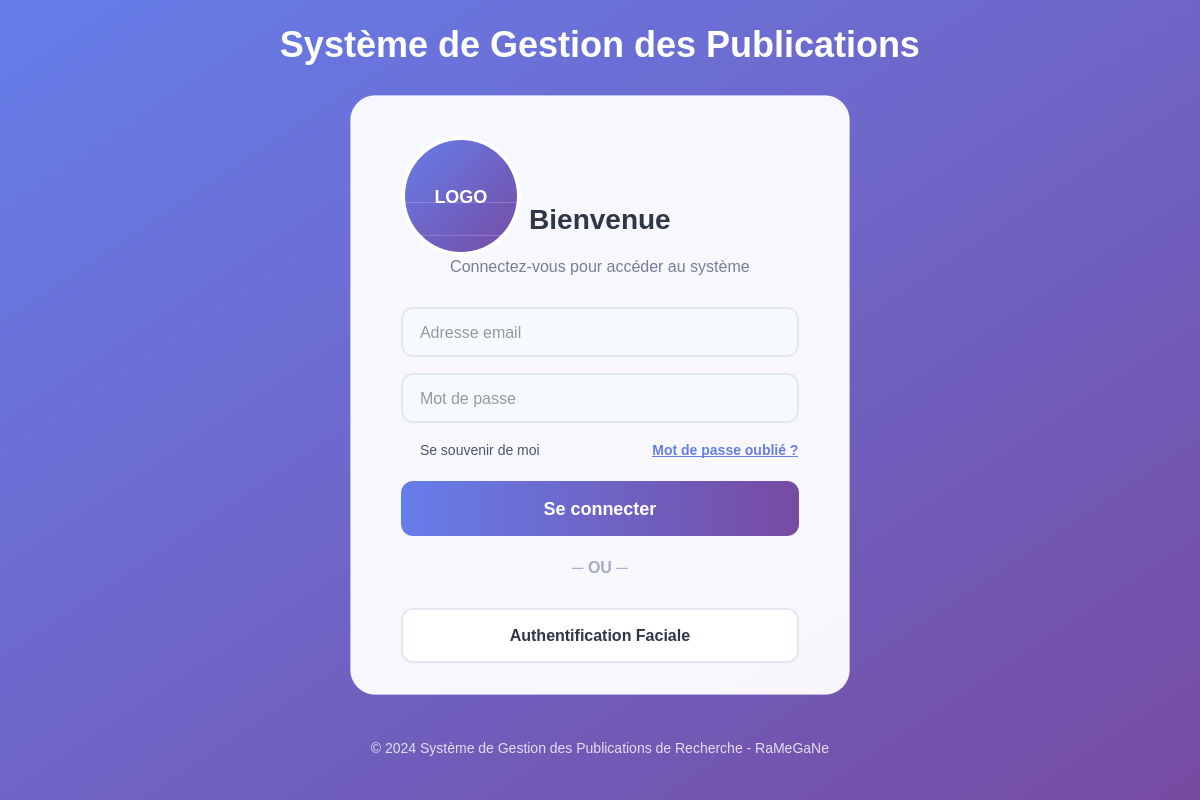
<?xml version="1.0" encoding="UTF-8"?>
<ui version="4.0">
 <class>Login</class>
 <widget class="QWidget" name="Login">
  <property name="geometry">
   <rect>
    <x>0</x>
    <y>0</y>
    <width>1200</width>
    <height>800</height>
   </rect>
  </property>
  <property name="minimumSize">
   <size>
    <width>1200</width>
    <height>800</height>
   </size>
  </property>
  <property name="windowTitle">
   <string>Login - Système de Gestion des Publications de Recherche</string>
  </property>
  <property name="styleSheet">
   <string notr="true">QWidget {
    background: qlineargradient(x1:0, y1:0, x2:1, y2:1, stop:0 #667eea, stop:1 #764ba2);
}</string>
  </property>
  <layout class="QVBoxLayout" name="mainLayout">
   <property name="spacing">
    <number>0</number>
   </property>
   <property name="leftMargin">
    <number>0</number>
   </property>
   <property name="topMargin">
    <number>0</number>
   </property>
   <property name="rightMargin">
    <number>0</number>
   </property>
   <property name="bottomMargin">
    <number>0</number>
   </property>
   <item>
    <spacer name="topSpacer">
     <property name="orientation">
      <enum>Qt::Orientation::Vertical</enum>
     </property>
     <property name="sizeType">
      <enum>QSizePolicy::Policy::Expanding</enum>
     </property>
     <property name="sizeHint" stdset="0">
      <size>
       <width>20</width>
       <height>0</height>
      </size>
     </property>
    </spacer>
   </item>
   <item>
    <widget class="QLabel" name="mainTitle">
     <property name="styleSheet">
      <string notr="true">font-size: 36px;
font-weight: 700;
color: white;
background-color: transparent;
text-align: center;</string>
     </property>
     <property name="text">
      <string>Système de Gestion des Publications</string>
     </property>
     <property name="alignment">
      <set>Qt::AlignmentFlag::AlignCenter</set>
     </property>
    </widget>
   </item>
   <item>
    <spacer name="spacerBeforeCard">
     <property name="orientation">
      <enum>Qt::Orientation::Vertical</enum>
     </property>
     <property name="sizeHint" stdset="0">
      <size>
       <width>20</width>
       <height>30</height>
      </size>
     </property>
    </spacer>
   </item>
   <item>
    <layout class="QHBoxLayout" name="centeringLayout">
     <item>
      <spacer name="horizontalSpacerLeft">
       <property name="orientation">
        <enum>Qt::Orientation::Horizontal</enum>
       </property>
       <property name="sizeHint" stdset="0">
        <size>
         <width>40</width>
         <height>20</height>
        </size>
       </property>
      </spacer>
     </item>
     <item>
      <widget class="QFrame" name="loginCard">
       <property name="minimumSize">
        <size>
         <width>500</width>
         <height>600</height>
        </size>
       </property>
       <property name="maximumSize">
        <size>
         <width>500</width>
         <height>600</height>
        </size>
       </property>
       <property name="styleSheet">
        <string notr="true">QFrame {
    background-color: rgba(255, 255, 255, 0.95);
    border-radius: 25px;
    border: 1px solid rgba(255, 255, 255, 0.2);
}</string>
       </property>
       <property name="frameShape">
        <enum>QFrame::Shape::StyledPanel</enum>
       </property>
       <property name="frameShadow">
        <enum>QFrame::Shadow::Raised</enum>
       </property>
       <layout class="QVBoxLayout" name="cardLayout">
        <property name="spacing">
         <number>20</number>
        </property>
        <property name="leftMargin">
         <number>50</number>
        </property>
        <property name="topMargin">
         <number>40</number>
        </property>
        <property name="rightMargin">
         <number>50</number>
        </property>
        <property name="bottomMargin">
         <number>40</number>
        </property>
        <item>
         <widget class="QLabel" name="logoPlaceholder">
          <property name="minimumSize">
           <size>
            <width>120</width>
            <height>120</height>
           </size>
          </property>
          <property name="maximumSize">
           <size>
            <width>120</width>
            <height>120</height>
           </size>
          </property>
          <property name="styleSheet">
           <string notr="true">QLabel {
    background: qlineargradient(x1:0, y1:0, x2:1, y2:1, stop:0 #667eea, stop:1 #764ba2);
    border-radius: 60px;
    border: 4px solid white;
    color: white;
    font-weight: bold;
    font-size: 18px;
}</string>
          </property>
          <property name="text">
           <string>LOGO</string>
          </property>
          <property name="alignment">
           <set>Qt::AlignmentFlag::AlignCenter</set>
          </property>
         </widget>
        </item>
        <item>
         <widget class="QLabel" name="welcomeLabel">
          <property name="styleSheet">
           <string notr="true">font-size: 28px;
font-weight: 600;
color: #2d3748;
background-color: transparent;
text-align: center;</string>
          </property>
          <property name="text">
           <string>Bienvenue</string>
          </property>
          <property name="alignment">
           <set>Qt::AlignmentFlag::AlignCenter</set>
          </property>
         </widget>
        </item>
        <item>
         <spacer name="fieldSpacer1">
          <property name="orientation">
           <enum>Qt::Orientation::Vertical</enum>
          </property>
          <property name="sizeHint" stdset="0">
           <size>
            <width>20</width>
            <height>10</height>
           </size>
          </property>
         </spacer>
        </item>
        <item>
         <widget class="QLabel" name="instructionLabel">
          <property name="styleSheet">
           <string notr="true">font-size: 16px;
font-weight: 400;
color: #718096;
background-color: transparent;
text-align: center;
margin-bottom: 10px;</string>
          </property>
          <property name="text">
           <string>Connectez-vous pour accéder au système</string>
          </property>
          <property name="alignment">
           <set>Qt::AlignmentFlag::AlignCenter</set>
          </property>
         </widget>
        </item>
        <item>
         <widget class="QLineEdit" name="emailEdit">
          <property name="minimumSize">
           <size>
            <width>0</width>
            <height>50</height>
           </size>
          </property>
          <property name="styleSheet">
           <string notr="true">QLineEdit {
    background-color: #f7fafc;
    border: 2px solid #e2e8f0;
    border-radius: 12px;
    padding: 0px 15px;
    font-size: 16px;
    color: #2d3748;
}
QLineEdit:focus {
    border: 2px solid #667eea;
    background-color: white;
}</string>
          </property>
          <property name="placeholderText">
           <string>Adresse email</string>
          </property>
         </widget>
        </item>
        <item>
         <widget class="QLineEdit" name="passwordEdit">
          <property name="minimumSize">
           <size>
            <width>0</width>
            <height>50</height>
           </size>
          </property>
          <property name="styleSheet">
           <string notr="true">QLineEdit {
    background-color: #f7fafc;
    border: 2px solid #e2e8f0;
    border-radius: 12px;
    padding: 0px 15px;
    font-size: 16px;
    color: #2d3748;
}
QLineEdit:focus {
    border: 2px solid #667eea;
    background-color: white;
}</string>
          </property>
          <property name="echoMode">
           <enum>QLineEdit::EchoMode::Password</enum>
          </property>
          <property name="placeholderText">
           <string>Mot de passe</string>
          </property>
         </widget>
        </item>
        <item>
         <layout class="QHBoxLayout" name="optionsLayout">
          <item>
           <widget class="QCheckBox" name="rememberCheck">
            <property name="styleSheet">
             <string notr="true">QCheckBox {
    color: #4a5568;
    font-size: 14px;
    background-color: transparent;
}</string>
            </property>
            <property name="text">
             <string>Se souvenir de moi</string>
            </property>
           </widget>
          </item>
          <item>
           <spacer name="horizontalSpacer">
            <property name="orientation">
             <enum>Qt::Orientation::Horizontal</enum>
            </property>
            <property name="sizeHint" stdset="0">
             <size>
              <width>40</width>
              <height>20</height>
             </size>
            </property>
           </spacer>
          </item>
          <item>
           <widget class="QPushButton" name="forgotPasswordBtn">
            <property name="styleSheet">
             <string notr="true">QPushButton {
    background-color: transparent;
    color: #667eea;
    border: none;
    font-size: 14px;
    font-weight: 500;
    text-decoration: underline;
}
QPushButton:hover {
    color: #764ba2;
}</string>
            </property>
            <property name="text">
             <string>Mot de passe oublié ?</string>
            </property>
           </widget>
          </item>
         </layout>
        </item>
        <item>
         <widget class="QPushButton" name="loginBtn">
          <property name="minimumSize">
           <size>
            <width>0</width>
            <height>55</height>
           </size>
          </property>
          <property name="styleSheet">
           <string notr="true">QPushButton {
    background: qlineargradient(x1:0, y1:0, x2:1, y2:0, stop:0 #667eea, stop:1 #764ba2);
    color: white;
    border: none;
    border-radius: 12px;
    font-size: 18px;
    font-weight: 600;
}
QPushButton:hover {
    background: qlineargradient(x1:0, y1:0, x2:1, y2:0, stop:0 #5a6fd8, stop:1 #6a4091);
}
QPushButton:pressed {
    background: qlineargradient(x1:0, y1:0, x2:1, y2:0, stop:0 #4a5cc7, stop:1 #5a3579);
}</string>
          </property>
          <property name="text">
           <string>Se connecter</string>
          </property>
         </widget>
        </item>
        <item>
         <widget class="QLabel" name="orLabel">
          <property name="styleSheet">
           <string notr="true">font-size: 16px;
font-weight: 500;
color: #a0aec0;
background-color: transparent;
text-align: center;
margin: 10px 0px;</string>
          </property>
          <property name="text">
           <string>─ OU ─</string>
          </property>
          <property name="alignment">
           <set>Qt::AlignmentFlag::AlignCenter</set>
          </property>
         </widget>
        </item>
        <item>
         <widget class="QPushButton" name="facialAuthBtn">
          <property name="minimumSize">
           <size>
            <width>0</width>
            <height>55</height>
           </size>
          </property>
          <property name="styleSheet">
           <string notr="true">QPushButton {
    background-color: white;
    color: #2d3748;
    border: 2px solid #e2e8f0;
    border-radius: 12px;
    font-size: 16px;
    font-weight: 600;
}
QPushButton:hover {
    background-color: #f7fafc;
    border: 2px solid #667eea;
}
QPushButton:pressed {
    background-color: #edf2f7;
}</string>
          </property>
          <property name="text">
           <string>Authentification Faciale</string>
          </property>
          <property name="icon">
           <iconset>
            <normaloff>:/icons/face</normaloff>:/icons/face</iconset>
          </property>
         </widget>
        </item>
       </layout>
      </widget>
     </item>
     <item>
      <spacer name="horizontalSpacerRight">
       <property name="orientation">
        <enum>Qt::Orientation::Horizontal</enum>
       </property>
       <property name="sizeHint" stdset="0">
        <size>
         <width>40</width>
         <height>20</height>
        </size>
       </property>
      </spacer>
     </item>
    </layout>
   </item>
   <item>
    <spacer name="spacerAfterCard">
     <property name="orientation">
      <enum>Qt::Orientation::Vertical</enum>
     </property>
     <property name="sizeType">
      <enum>QSizePolicy::Policy::Expanding</enum>
     </property>
     <property name="sizeHint" stdset="0">
      <size>
       <width>20</width>
       <height>0</height>
      </size>
     </property>
    </spacer>
   </item>
   <item>
    <widget class="QLabel" name="footerLabel">
     <property name="styleSheet">
      <string notr="true">font-size: 14px;
font-weight: 400;
color: rgba(255, 255, 255, 0.8);
background-color: transparent;
text-align: center;
padding: 20px 0px;</string>
     </property>
     <property name="text">
      <string>© 2024 Système de Gestion des Publications de Recherche - RaMeGaNe</string>
     </property>
     <property name="alignment">
      <set>Qt::AlignmentFlag::AlignCenter</set>
     </property>
    </widget>
   </item>
   <item>
    <spacer name="bottomSpacer">
     <property name="orientation">
      <enum>Qt::Orientation::Vertical</enum>
     </property>
     <property name="sizeHint" stdset="0">
      <size>
       <width>20</width>
       <height>20</height>
      </size>
     </property>
    </spacer>
   </item>
  </layout>
 </widget>
 <resources/>
 <connections/>
</ui>
